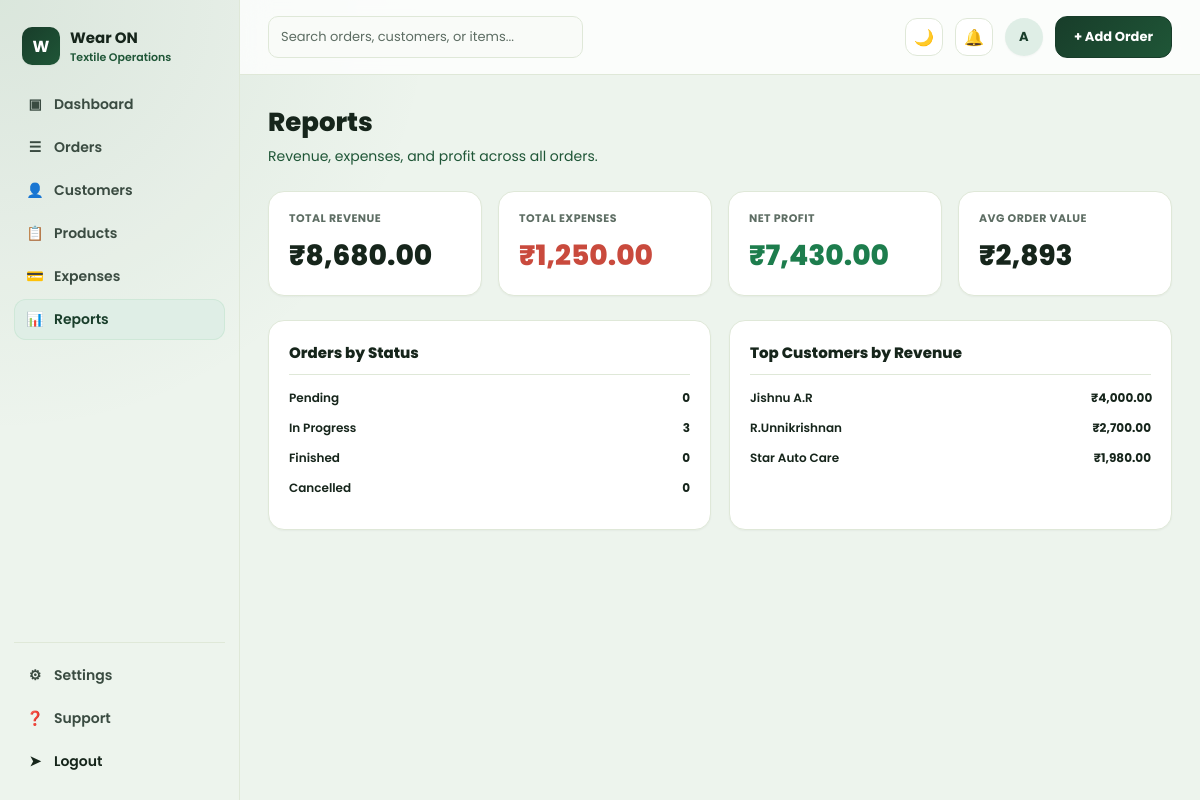
Page /reports/ (signed in) on the earlier database version.
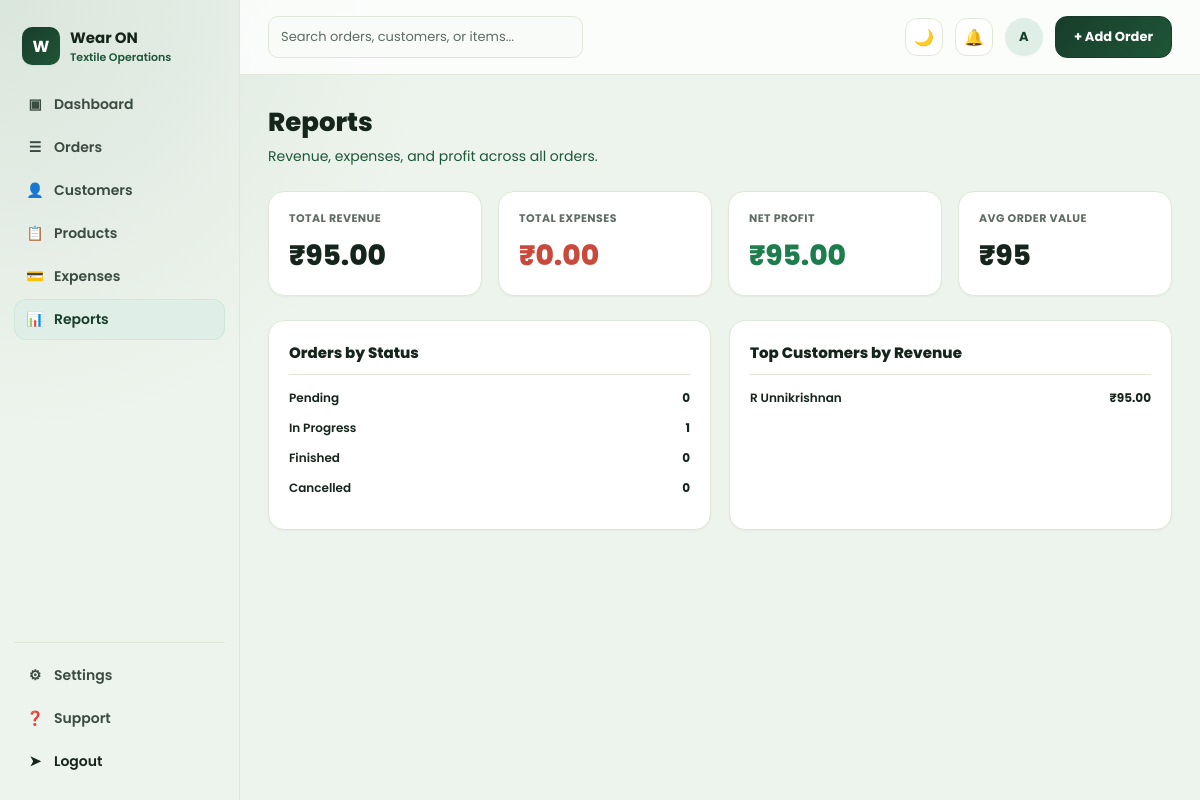
Same page on the later database version.
### orders/models.py (models this page shows, shortened)
class Customer(models.Model):
    name = models.CharField(max_length=150)
    company_name = models.CharField(max_length=150, blank=True)
    email = models.EmailField(blank=True)
    phone = models.CharField(max_length=20, blank=True)
    address = models.TextField(blank=True)
    created_at = models.DateTimeField(auto_now_add=True)
    class Meta:
        ordering = ["name"]

### orders/views.py (the view)
# urls.py: path("reports/", views.reports, name="reports"),
@login_required
def reports(request):
    orders = list(Order.objects.prefetch_related("items", "expenses"))
    total_revenue = sum((o.grand_total for o in orders), Decimal("0"))
    total_expenses = sum((o.total_expenses for o in orders), Decimal("0"))
    net_profit = total_revenue - total_expenses
    order_count = len(orders)
    avg_order_value = (total_revenue / order_count) if order_count else Decimal("0")
    status_breakdown = []
    for code, label in Order.STATUS_CHOICES:
        count = sum(1 for o in orders if o.status == code)
        pct = (count / order_count * 100) if order_count else 0
        status_breakdown.append({"label": label, "count": count, "pct": pct})
    customers = Customer.objects.prefetch_related("orders", "orders__items")
    customer_rows = []
    for customer in customers:
        revenue = sum((o.grand_total for o in customer.orders.all()), Decimal("0"))
        if revenue:
            customer_rows.append({"customer": customer, "revenue": revenue})
    customer_rows.sort(key=lambda row: row["revenue"], reverse=True)
    top_customers = customer_rows[:5]
    max_revenue = top_customers[0]["revenue"] if top_customers else Decimal("0")
    for row in top_customers:
        row["pct"] = (row["revenue"] / max_revenue * 100) if max_revenue else 0
    context = {
        "total_revenue": total_revenue,
        "total_expenses": total_expenses,
        "net_profit": net_profit,
        "order_count": order_count,
        "avg_order_value": avg_order_value,
        "status_breakdown": status_breakdown,
        "top_customers": top_customers,
    }
    return render(request, "orders/reports.html", context)

### orders/models.py (called while the page is built)
    @property
    def subtotal(self):
        total = sum((item.subtotal for item in self.items.all()), Decimal("0"))
        return total.quantize(Decimal("0.01"))

    @property
    def discount_amount(self):
        return (self.subtotal * self.discount_percent / Decimal("100")).quantize(Decimal("0.01"))

    @property
    def grand_total(self):
        return self.subtotal - self.discount_amount

    @property
    def total_expenses(self):
        total = sum((expense.total for expense in self.expenses.all()), Decimal("0"))
        return total.quantize(Decimal("0.01"))

    @property
    def subtotal(self):
        return self.quantity * self.unit_price

    @property
    def total(self):
        return self.quantity * self.unit_cost

### orders/templates/orders/reports.html (shortened to what this page needs)
{% extends "base.html" %}
{% load humanize %}
{% block content %}
<h1 class="page-title">Reports</h1>
<p class="page-sub">Revenue, expenses, and profit across all orders.</p>
<div class="stat-grid">
  <div class="card stat-card"><div class="stat-label">Total Revenue</div><div class="stat-value">&#8377;{{ total_revenue|intcomma }}</div></div>
  <div class="card stat-card"><div class="stat-label">Total Expenses</div><div class="stat-value red">&#8377;{{ total_expenses|intcomma }}</div></div>
  <div class="card stat-card"><div class="stat-label">Net Profit</div><div class="stat-value green">&#8377;{{ net_profit|intcomma }}</div></div>
  <div class="card stat-card"><div class="stat-label">Avg Order Value</div><div class="stat-value">&#8377;{{ avg_order_value|floatformat:0|intcomma }}</div></div>
</div>
<div class="detail-grid">
  <div class="card info-card">
    <h3>Orders by Status</h3>
    {% for row in status_breakdown %}
    <div class="bar-row">
      <span class="bar-label">{{ row.label }}</span>
      <span class="bar-track"><span class="bar-fill" style="width:{{ row.pct|floatformat:0 }}%;"></span></span>
      <span class="bar-value">{{ row.count }}</span>
    </div>
    {% endfor %}
  </div>
  <div class="card info-card">
    <h3>Top Customers by Revenue</h3>
    {% for row in top_customers %}
    <div class="bar-row">
      <span class="bar-label">{{ row.customer.name }}</span>
      <span class="bar-track"><span class="bar-fill" style="width:{{ row.pct|floatformat:0 }}%;"></span></span>
      <span class="bar-value">&#8377;{{ row.revenue|intcomma }}</span>
    </div>
    {% empty %}
    <p class="text-muted">No revenue recorded yet.</p>
    {% endfor %}
  </div>
</div>
{% endblock %}

Differences in the rows shown:
removed Customer: customer.name "Jishnu A.R", revenue "4,000.00"
removed Customer: customer.name "R.Unnikrishnan", revenue "2,700.00"
removed Customer: customer.name "Star Auto Care", revenue "1,980.00"
added Customer: customer.name "R Unnikrishnan", revenue "95.00"
Other differences:
{{ total_revenue|intcomma }}: "8,680.00" → "95.00"
{{ total_expenses|intcomma }}: "1,250.00" → "0.00"
{{ net_profit|intcomma }}: "7,430.00" → "95.00"
{{ avg_order_value|floatformat:0|intcomma }}: "2,893" → "95"
new list line: "In Progress 1"
list line gone: "In Progress 3"
